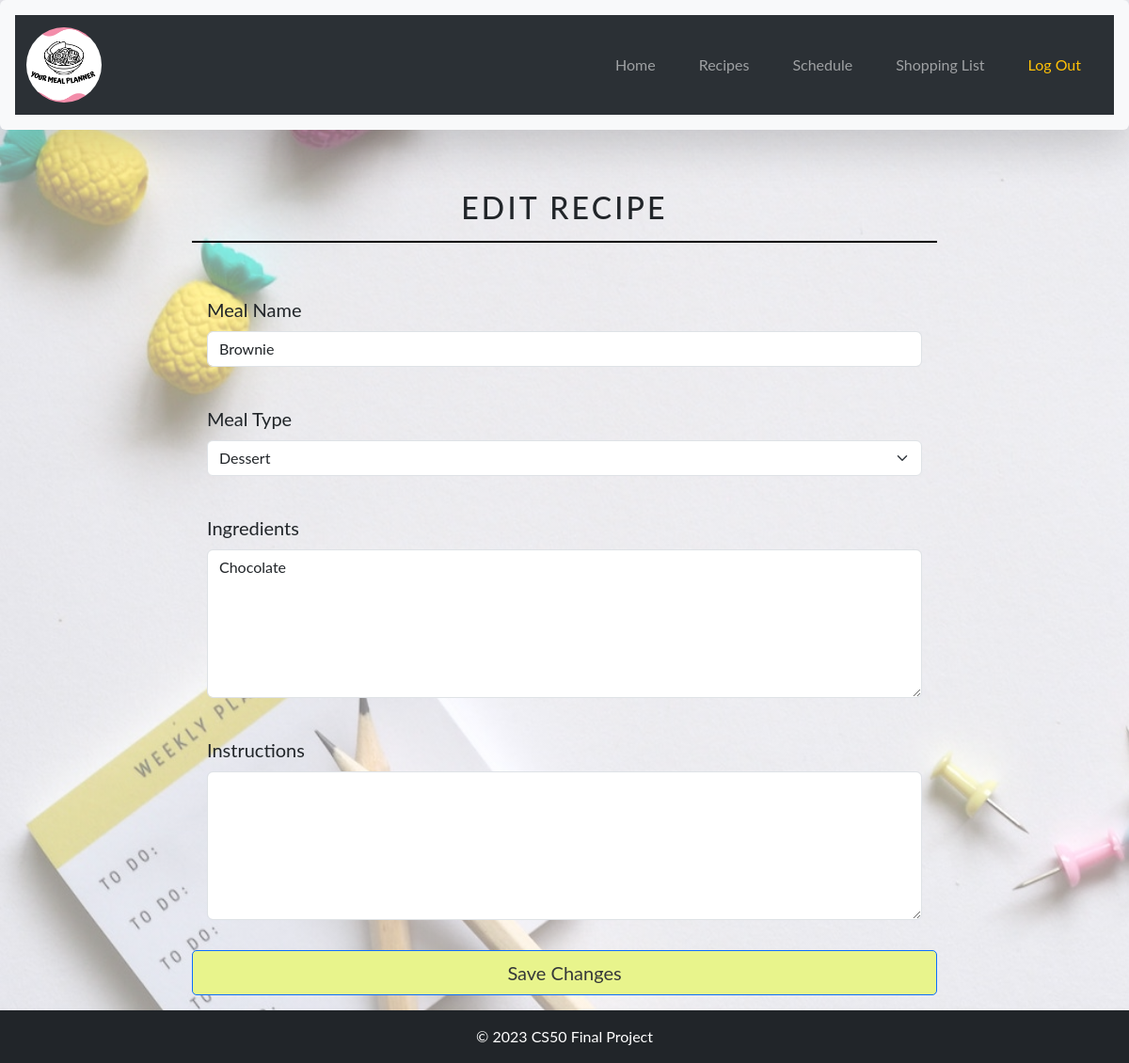
The page /editRecipe/30 (signed in) on the database its author committed.
### tables this page shows
CREATE TABLE 'Recipes1' (id INTEGER PRIMARY KEY AUTOINCREMENT NOT NULL,user_id INTEGER NOT NULL, mealName TEXT not null,'mealType' TEXT NOT NULL,ingredients TEXT, instructions TEXT, FOREIGN KEY(user_id) references users(id));

### app.py (the view, shortened to what this page needs)
@app.route("/editRecipe/<int:recipe_id>", methods=["GET", "POST"])
@login_required
def editRecipe(recipe_id):
    user_id = session["user_id"]
    recipe = db.execute("SELECT * FROM Recipes1 WHERE id = :recipe_id AND user_id = :user_id",
                        recipe_id=recipe_id, user_id=user_id)
    if not recipe:
        flash("Invalid recipe id", "warning")
    ingredients = [ing.strip() for ing in recipe[0]['ingredients'].split('\n')]
    instructions = [ing.strip()
                              for ing in recipe[0]['instructions'].split('\n')]
    return render_template("editRecipe.html", recipe=recipe[0], ingredients=ingredients, instructions=instructions)

### app.py (called while the page is built)
@app.after_request
def after_request(response):
    response.headers["Cache-Control"] = "no-cache, no-store, must-revalidate"
    response.headers["Expires"] = 0
    response.headers["Pragma"] = "no-cache"
    return response

### helpers.py (called while the page is built)
def login_required(f):
    @wraps(f)
    def decorated_function(*args, **kwargs):
        if session.get("user_id") is None:
            return redirect("/login")
        return f(*args, **kwargs)
    return decorated_function

### templates/editRecipe.html (shortened to what this page needs)
{% extends "layout.html" %}
{% block main %}
<section class="py-3">
  <div class="row justify-content-center">
    <div class="col-md-8">
      <h2 class="text-uppercase text-center mb-5">Edit Recipe</h2>
      <div>
        <form method="POST" action="/editRecipe/{{ recipe['id'] }}">
          <div class="form-outline mb-4 form-control-lg">
            <label for="mealName" class="form-label">Meal Name</label>
            <input type="text" class="form-control" name="mealName" value="{{ recipe['mealName'] }}" required>
          </div>
          <div class="form-outline mb-4 form-control-lg">
            <label for="mealType" class="form-label">Meal Type</label>
            <select class="form-select" aria-label="Default select example" name="mealType"
              value="{{ recipe['mealType'] }}" required>
              <option selected>{{ recipe['mealType'] }}</option>
            </select>
          </div>
          <div class="form-outline mb-4 form-control-lg">
            <label for="ingredients" class="form-label">Ingredients</label>
            <textarea class="form-control" name="ingredients" rows="6">{{ recipe['ingredients'] }}</textarea>
          </div>
          <div class="form-outline mb-4 form-control-lg">
            <label for="instructions" class="form-label">Instructions</label>
            <textarea class="form-control" name="instructions" rows="6">{{ recipe['instructions'] }}</textarea>
          </div>
          <div class="d-grid gap-2">
            <button type="submit" class="btn btn-lg btn-primary">Save Changes</button>
          </div>
        </form>
      </div>
    </div>
  </div>
</section>
{% endblock %}

### static/styles.css (style rules this page uses)
html, body { box-sizing: border-box; margin: 0; padding: 0; }
* { margin: 0; padding: 0; box-sizing: border-box; font-family: "Lato", sans-serif; }
body { display: grid; grid-template-rows: auto 1fr auto; min-height: 100vh; margin-bottom: 0; background: linear-gradient(rgba(255, 255, 255, 0.5), rgba(255, 255, 255, 0.5)), url('/static/pexels-jess-bailey-designs-965119.jpg'); background-repeat: no-repeat; background-size: cover; }
h2 { text-transform: uppercase; font-size: 2.5rem; letter-spacing: 0.1em; text-align: center; margin-bottom: 2rem; border-bottom: 2px solid #000; padding-bottom: 1rem; }
.btn.btn-lg { background-color: #e8f48c; color: #353839; border-radius: 5px; }

### rows shown on the page
Recipes1: mealName "Brownie", mealType "Dessert", ingredients "Chocolate"
